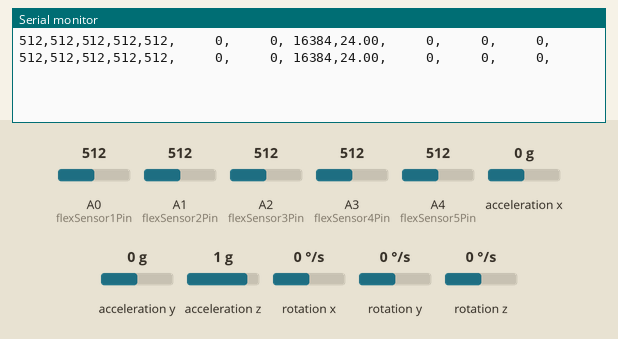
The sketch below on a simulated Arduino Uno, built with avr-gcc and run on an emulated ATmega328P. Shown: the last lines printed to the serial monitor. Wiring (inferred from the names in the program): MPU-6050 motion sensor at I2C address 0x68. The test bench sets the inputs (shaded band); at power-on: acceleration x 0 g, acceleration y 0 g, acceleration z 1 g, rotation x 0 °/s, rotation y 0 °/s, rotation z 0 °/s, A0 (flexSensor1Pin) = 512, A1 (flexSensor2Pin) = 512, A2 (flexSensor3Pin) = 512, A3 (flexSensor4Pin) = 512, A4 (flexSensor5Pin) = 512.

Above: at 1.8 s.
1.9 s: acceleration x set to -1.4 g
At 2.8 s:
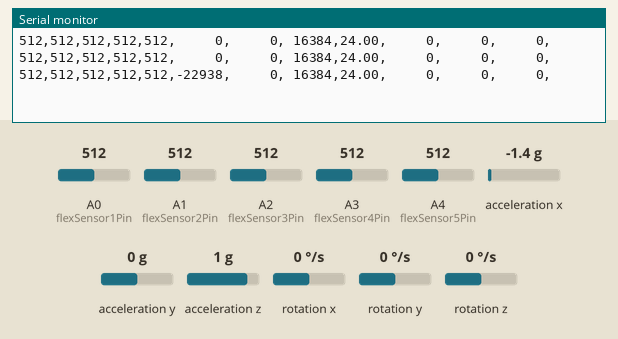
4.5 s: acceleration y set to -1.4 g
At 5.9 s:
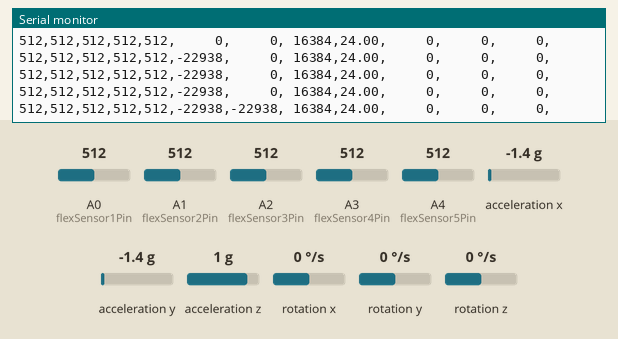
7.5 s: acceleration z set to -1.4 g
At 8.9 s:
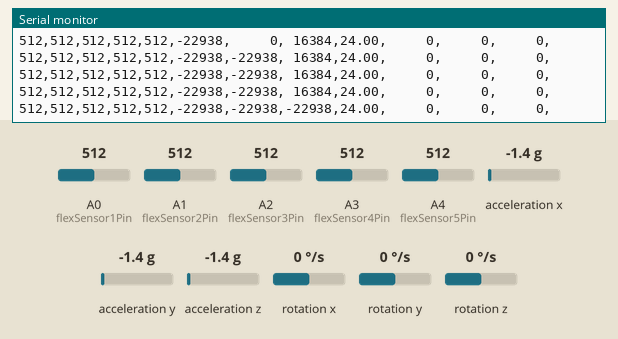
10.5 s: rotation x set to -192 °/s
At 11.9 s:
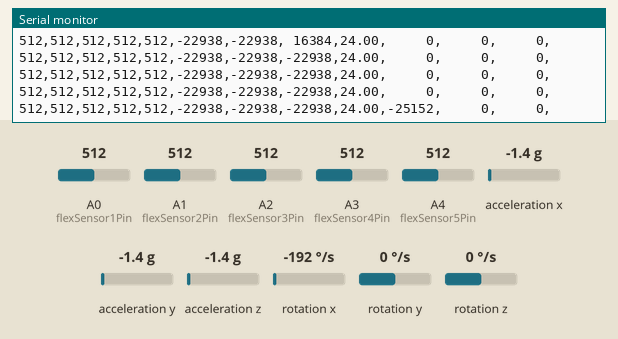
13.5 s: rotation y set to -192 °/s
At 14.9 s:
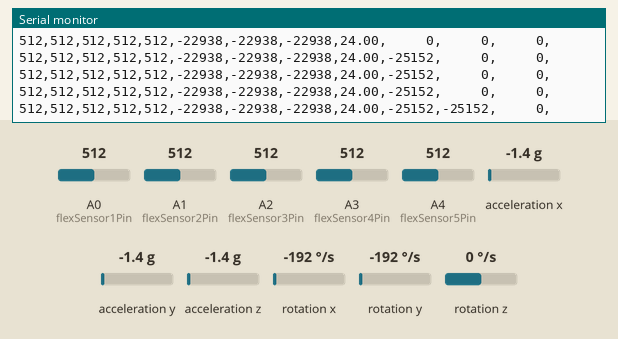
16.6 s: rotation z set to -192 °/s
At 17.5 s:
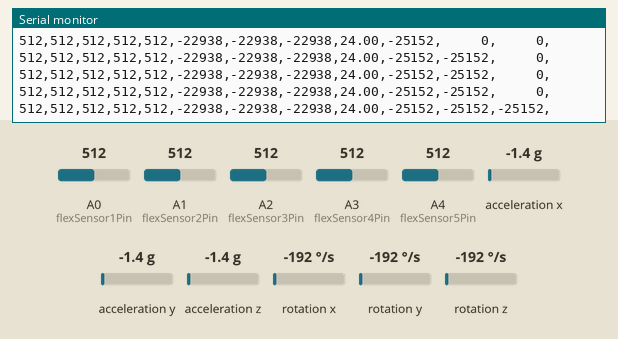

The sketch:

DatasetCreation.ino
```cpp
#include "Wire.h" // library that allows to communicate with I2C devices

// pins for the flex sensors
const int flexSensor1Pin = A0;
const int flexSensor2Pin = A1;
const int flexSensor3Pin = A2;
const int flexSensor4Pin = A3;
const int flexSensor5Pin = A4;

// I2C address of the MPU-6050
// can be determined by running Files > Examples > Wire > i2c_scanner
const int MPU_ADDR = 0x68;

// variables for accelerometer raw data
int16_t accelerometer_x, accelerometer_y, accelerometer_z;

// variables for gyro raw data
int16_t gyro_x, gyro_y, gyro_z;

// variable for temperature data
int16_t temperature;

// temporary variable used in convert function
char tmp_str[7];

// function to convert int16 to string
char* convert_int16_to_str(int16_t i) {
  sprintf(tmp_str, "%6d", i);
  return tmp_str;
}

void setup() {
  Serial.begin(9600);

  // Initializes the I2C communication
  Wire.begin();

  // Starts a transmission to the device with the specified address
  Wire.beginTransmission(MPU_ADDR);

  // Sends data to the device that have been started a transmission to
  Wire.write(0x6B);

  // set to zero (wakes up the MPU-6050)
  Wire.write(0);

  // Ends the transmission and sends the buffered data to the device
  Wire.endTransmission(true);
}

void loop() {
  // Starts a transmission to the device with the specified address
  Wire.beginTransmission(MPU_ADDR);

  // starting with register 0x3B (ACCEL_XOUT_H)
  Wire.write(0x3B);

  // the parameter indicates that the Arduino will send a restart. As a result, the connection is kept active.
  Wire.endTransmission(false);

  // request a total of 7*2=14 registers
  Wire.requestFrom(MPU_ADDR, 7*2, true);

  // "Wire.read()<<8 | Wire.read();" means two registers are read and stored in the same variable
  // reading registers: 0x3B (ACCEL_XOUT_H) and 0x3C (ACCEL_XOUT_L)
  accelerometer_x = Wire.read()<<8 | Wire.read();

  // reading registers: 0x3D (ACCEL_YOUT_H) and 0x3E (ACCEL_YOUT_L)
  accelerometer_y = Wire.read()<<8 | Wire.read();

  // reading registers: 0x3F (ACCEL_ZOUT_H) and 0x40 (ACCEL_ZOUT_L)
  accelerometer_z = Wire.read()<<8 | Wire.read();

  // reading registers: 0x41 (TEMP_OUT_H) and 0x42 (TEMP_OUT_L)
  temperature = Wire.read()<<8 | Wire.read();

  // reading registers: 0x43 (GYRO_XOUT_H) and 0x44 (GYRO_XOUT_L)
  gyro_x = Wire.read()<<8 | Wire.read();

  // reading registers: 0x45 (GYRO_YOUT_H) and 0x46 (GYRO_YOUT_L)
  gyro_y = Wire.read()<<8 | Wire.read();

  // reading registers: 0x47 (GYRO_ZOUT_H) and 0x48 (GYRO_ZOUT_L)
  gyro_z = Wire.read()<<8 | Wire.read();

  int flexSensor1Value = analogRead(flexSensor1Pin);
  int flexSensor2Value = analogRead(flexSensor2Pin);
  int flexSensor3Value = analogRead(flexSensor3Pin);
  int flexSensor4Value = analogRead(flexSensor4Pin);
  int flexSensor5Value = analogRead(flexSensor5Pin);

  // print out data
  // Thumb
  Serial.print(flexSensor1Value);
  Serial.print(",");
  // IndexFinger
  Serial.print(flexSensor2Value);
  Serial.print(",");
  // MiddleFinger
  Serial.print(flexSensor3Value);
  Serial.print(",");
  // RingFinger
  Serial.print(flexSensor4Value);
  Serial.print(",");
  // LittleFinger
  Serial.print(flexSensor5Value);
  Serial.print(",");

  Serial.print(convert_int16_to_str(accelerometer_x));
  Serial.print(",");
  Serial.print(convert_int16_to_str(accelerometer_y));
  Serial.print(",");
  Serial.print(convert_int16_to_str(accelerometer_z));
  Serial.print(",");
  // the following equation was taken from the documentation [MPU-6000/MPU-6050 Register Map and Description, p.30]
  Serial.print(temperature/340.00+36.53);
  Serial.print(",");
  Serial.print(convert_int16_to_str(gyro_x));
  Serial.print(",");
  Serial.print(convert_int16_to_str(gyro_y));
  Serial.print(",");
  Serial.print(convert_int16_to_str(gyro_z));
  Serial.print(",");
  Serial.println();

  // delay
  delay(1000);
}
```

Measured:
- after the input at 1.9 s, the serial monitor: prints a new line after 0.12 s (image 1)
- after the input at 4.5 s, the serial monitor: prints a new line after 0.54 s (image 2)
- after the input at 7.5 s, the serial monitor: prints a new line after 0.56 s (image 3)
- after the input at 10.5 s, the serial monitor: prints a new line after 0.59 s (image 4)
- after the input at 13.5 s, the serial monitor: prints a new line after 0.61 s (image 5)
- after the input at 16.6 s, the serial monitor: prints a new line after 0.53 s (image 6)
